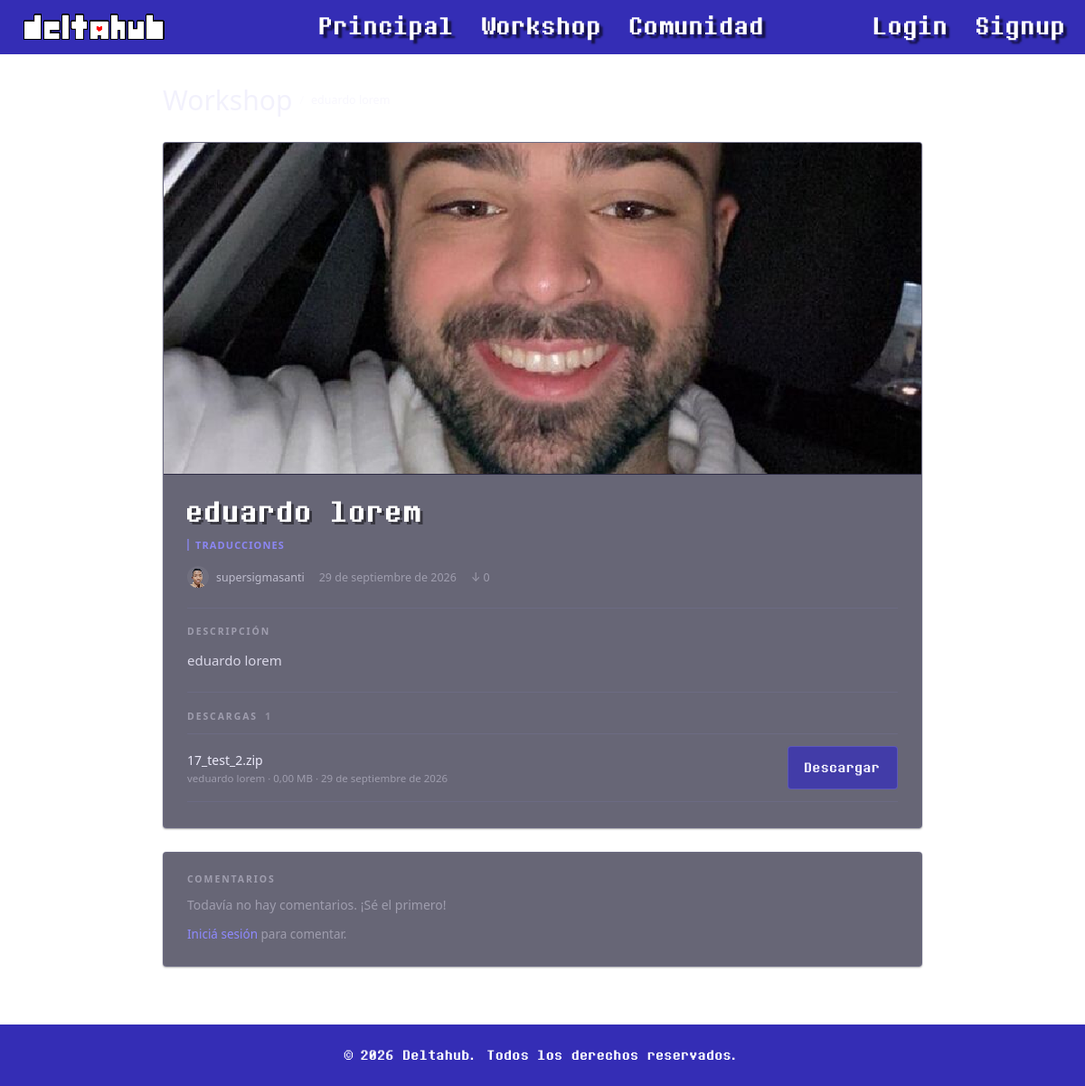
Screenshot of /item.php?id=17 with the database file from the repository.
### tables this page shows
CREATE TABLE `items` (
  `id` int(11) NOT NULL,
  `usuario_id` int(11) NOT NULL,
  `categoria_id` int(11) NOT NULL,
  `titulo` varchar(100) NOT NULL,
  `descripcion` text DEFAULT NULL,
  `imagen_portada` varchar(255) DEFAULT NULL,
  `fecha_publicacion` datetime DEFAULT current_timestamp(),
  `fecha_actualizacion` datetime DEFAULT NULL,
  `descargas` int(11) DEFAULT 0
);

CREATE TABLE `categorias` (
  `id` int(11) NOT NULL,
  `nombre` varchar(50) NOT NULL
);

CREATE TABLE `usuarios` (
  `id` int(11) NOT NULL,
  `nombre_usuario` varchar(50) NOT NULL,
  `email` varchar(100) NOT NULL,
  `password_hash` varchar(255) NOT NULL,
  `avatar_url` varchar(255) DEFAULT NULL,
  `fecha_registro` datetime DEFAULT current_timestamp(),
  `rol` enum('usuario','moderador','admin') DEFAULT 'usuario',
  `bio` text DEFAULT NULL
);

CREATE TABLE `archivos` (
  `id` int(11) NOT NULL,
  `item_id` int(11) NOT NULL,
  `version` varchar(20) DEFAULT NULL,
  `url_archivo` varchar(255) NOT NULL,
  `tamano_mb` decimal(6,2) DEFAULT NULL,
  `fecha_subida` datetime DEFAULT current_timestamp()
);

### item.php (the view, shortened to what this page needs)
<?php
require_once "config/database.php";
function fecha_espanol($fecha) {
    $meses = [
        1  => "enero",
        2  => "febrero",
        3  => "marzo",
        4  => "abril",
        5  => "mayo",
        6  => "junio",
        7  => "julio",
        8  => "agosto",
        9  => "septiembre",
        10 => "octubre",
        11 => "noviembre",
        12 => "diciembre"
    ];
    $f = new DateTime($fecha);
    return $f->format("d") . " de " . $meses[(int)$f->format("n")] . " de " . $f->format("Y");
}
$id = (int)($_GET["id"] ?? 0);
$stmt = $pdo->prepare("
    SELECT items.*, usuarios.nombre_usuario, usuarios.avatar_url, categorias.nombre AS categoria_nombre
    FROM items
    JOIN usuarios ON items.usuario_id = usuarios.id
    JOIN categorias ON items.categoria_id = categorias.id
    WHERE items.id = :id
    LIMIT 1
");
$stmt->execute([":id" => $id]);
$item = $stmt->fetch(PDO::FETCH_ASSOC);
$no_encontrado = empty($item);
$archivos = [];
$comentarios = [];
if (!$no_encontrado) {
    $stmt = $pdo->prepare("SELECT * FROM archivos WHERE item_id = :id ORDER BY fecha_subida DESC");
    $stmt->execute([":id" => $id]);
    $archivos = $stmt->fetchAll(PDO::FETCH_ASSOC);
    $stmt = $pdo->prepare("
        SELECT comentarios.*, usuarios.nombre_usuario, usuarios.avatar_url
        FROM comentarios
        JOIN usuarios ON comentarios.usuario_id = usuarios.id
        WHERE comentarios.item_id = :id
        ORDER BY comentarios.fecha DESC
    ");
    $stmt->execute([":id" => $id]);
    $comentarios = $stmt->fetchAll(PDO::FETCH_ASSOC);
}
?>
<!DOCTYPE html>
<html lang="es">
<head>
    <link rel="stylesheet" href="style.css">
</head>
<body class="workshop">
    <header>
        <a href="index.php" class="header-logo-LoginRegister">
            <img src="imagenes/DeltahubLogo3px.png" alt="logo deltahub">
        </a>
        <a href="index.php" id="shadow">Principal</a>
        <a href="workshop.php" id="shadow">Workshop</a>
        <a href="community.html" id="shadow">Comunidad</a>
        <div class="auth">
            <?php if (isset($_SESSION["usuario_id"])): ?>
                <a href="perfil.php?id=<?php echo (int)$_SESSION["usuario_id"]; ?>" id="shadow">
                    <?php echo htmlspecialchars($_SESSION["nombre_usuario"]); ?>
                </a>
            <?php else: ?>
                <a href="login.html" id="shadow">
                    Login
                </a>
                <a href="register.html" id="shadow">
                    Signup
                </a>
            <?php endif; ?>
        </div>
    </header>
    <main class="item-layout">
        <?php if ($no_encontrado): ?>
            <div class="item-missing">
                <h1 class="item-missing-title">Contenido no encontrado</h1>
                <p class="item-missing-text">
                    Ese contenido no existe o fue eliminado.
                </p>
                <a href="workshop.php" class="item-back-link">Volver a la workshop</a>
            </div>
        <?php else: ?>
            <nav class="item-crumbs">
                <a href="workshop.php" class="item-crumb">Workshop</a>
                <span class="item-crumb-sep" aria-hidden="true">/</span>
                <span class="item-crumb-here"><?php echo htmlspecialchars($item["titulo"]); ?></span>
            </nav>
            <article class="item-card">
                <div class="item-cover">
                    <?php if (!empty($item["imagen_portada"])): ?>
                        <img src="<?php echo htmlspecialchars($item["imagen_portada"]); ?>" alt="Portada de <?php echo htmlspecialchars($item["titulo"]); ?>">
                    <?php else: ?>
                        <div class="ws-item-thumb-placeholder">
                            <?php echo htmlspecialchars(mb_strtoupper(mb_substr($item["categoria_nombre"], 0, 4), "UTF-8")); ?>
                        </div>
                    <?php endif; ?>
                </div>
                <div class="item-body">
                    <h1 class="item-title"><?php echo htmlspecialchars($item["titulo"]); ?></h1>
                    <p class="item-cat"><?php echo htmlspecialchars($item["categoria_nombre"]); ?></p>
                    <div class="item-meta">
                        <a class="item-author"
                           href="perfil.php?id=<?php echo (int)$item['usuario_id']; ?>"
                           title="Perfil de <?php echo htmlspecialchars($item['nombre_usuario']); ?>">
                            <img
                            class="item-author-avatar"
                            src="<?php echo htmlspecialchars($item['avatar_url']); ?>"
                            alt="Avatar de <?php echo htmlspecialchars($item['nombre_usuario']); ?>"
                            >
                            <span><?php echo htmlspecialchars($item["nombre_usuario"]); ?></span>
                        </a>
                        <span class="item-date"><?php echo htmlspecialchars(fecha_espanol($item["fecha_publicacion"])); ?></span>
                        <span class="item-downloads">↓ <?php echo (int)$item["descargas"]; ?></span>
                    </div>
                    <div class="item-rule"></div>
                    <h2 class="item-section-title">Descripción</h2>
                    <p class="item-desc"><?php echo nl2br(htmlspecialchars($item["descripcion"] ?: "Sin descripción.")); ?></p>
                    <div class="item-rule"></div>
                    <h2 class="item-section-title">
                        Descargas
                        <?php if (count($archivos) > 0): ?>
                            <span class="item-section-count"><?php echo count($archivos); ?></span>
                        <?php endif; ?>
                    </h2>
                    <?php if (empty($archivos)): ?>
                        <p class="item-note">Este contenido todavía no tiene archivos disponibles.</p>
                    <?php else: ?>
                        <div class="item-files">
                            <?php foreach ($archivos as $archivo): ?>
                                <div class="file-row">
                                    <div class="file-info">
                                        <span class="file-name">
                                            <?php echo htmlspecialchars(basename($archivo["url_archivo"])); ?>
                                        </span>
                                        <span class="file-detail">
                                            v<?php echo htmlspecialchars($archivo["version"] ?? "1.0"); ?>
                                            · <?php echo number_format((float)$archivo["tamano_mb"], 2, ',', '.'); ?> MB
                                            · <?php echo htmlspecialchars(fecha_espanol($archivo["fecha_subida"])); ?>
                                        </span>
                                    </div>
                                    <a href="descargar.php?id=<?php echo (int)$item["id"]; ?>" class="btn-download">Descargar</a>
                                </div>
                            <?php endforeach; ?>
                        </div>
                    <?php endif; ?>
                </div>
            </article>
            <section class="comments-card" id="comentarios">
                <h2 class="item-section-title">
                    Comentarios
                </h2>
                <?php if (empty($comentarios)): ?>
                    <p class="item-note">Todavía no hay comentarios. ¡Sé el primero!</p>
                <?php endif; ?>
                <?php if (isset($_SESSION["usuario_id"])): ?>
                    <div class="item-rule"></div>
                    <form class="item-form" action="item.php?id=<?php echo (int)$item["id"]; ?>#comentarios" method="POST">
                        <label class="item-form-label" for="contenido">Dejá tu comentario</label>
                        <textarea id="contenido" name="contenido" rows="3" maxlength="1000" placeholder="Contá tu opinión sobre este contenido..." required></textarea>
                        <label class="item-form-label" for="puntuacion">Puntuación (opcional)</label>
                        <select id="puntuacion" name="puntuacion">
                            <option value="">Sin puntuar</option>
                            <option value="5">★★★★★</option>
                            <option value="4">★★★★☆</option>
                            <option value="3">★★★☆☆</option>
                            <option value="2">★★☆☆☆</option>
                            <option value="1">★☆☆☆☆</option>
                        </select>
                        <button type="submit" class="btn-submit">Publicar comentario</button>
                    </form>
                <?php else: ?>
                    <p class="item-login-hint">
                        <a href="login.html">Iniciá sesión</a> para comentar.
                    </p>
                <?php endif; ?>
            </section>
        <?php endif; ?>
    </main>
    <footer>
        <p>&copy; 2026 Deltahub. Todos los derechos reservados.</p>
    </footer>
</body>
</html>

### rows the page displays
items: imagen_portada (picture), titulo "eduardo lorem", categoria.nombre "TRADUCCIONES", usuario.avatar_url (picture), usuario.nombre_usuario "supersigmasanti", fecha_publicacion "29 de septiembre de 2026", descargas "0", descripcion "eduardo lorem"
archivos: url_archivo "17_test_2.zip", version "eduardo lorem", tamano_mb "0,00", fecha_subida "29 de septiembre de 2026"

### other values shown
count($archivos) "1"
